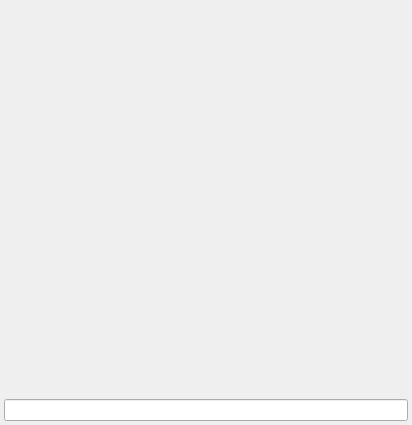
<?xml version="1.0" encoding="UTF-8"?>
<ui version="4.0">
 <class>DirectoriesPage</class>
 <widget class="QWidget" name="DirectoriesPage">
  <property name="geometry">
   <rect>
    <x>0</x>
    <y>0</y>
    <width>412</width>
    <height>425</height>
   </rect>
  </property>
  <property name="windowTitle">
   <string>Form</string>
  </property>
  <layout class="QVBoxLayout" name="verticalLayout_2">
   <item>
    <layout class="QVBoxLayout" name="verticalLayout">
     <item>
      <widget class="KEditListWidget" name="kcfg_MusicDirectories">
       <property name="buttons">
        <set>KEditListWidget::Add|KEditListWidget::Remove</set>
       </property>
      </widget>
     </item>
     <item>
      <widget class="KLineEdit" name="kcfg_FileNameDB"/>
     </item>
    </layout>
   </item>
  </layout>
 </widget>
 <layoutdefault spacing="4" margin="4"/>
 <customwidgets>
  <customwidget>
   <class>KEditListWidget</class>
   <extends>QWidget</extends>
   <header>keditlistwidget.h</header>
  </customwidget>
  <customwidget>
   <class>KLineEdit</class>
   <extends>QLineEdit</extends>
   <header>klineedit.h</header>
  </customwidget>
 </customwidgets>
 <resources/>
 <connections/>
</ui>
